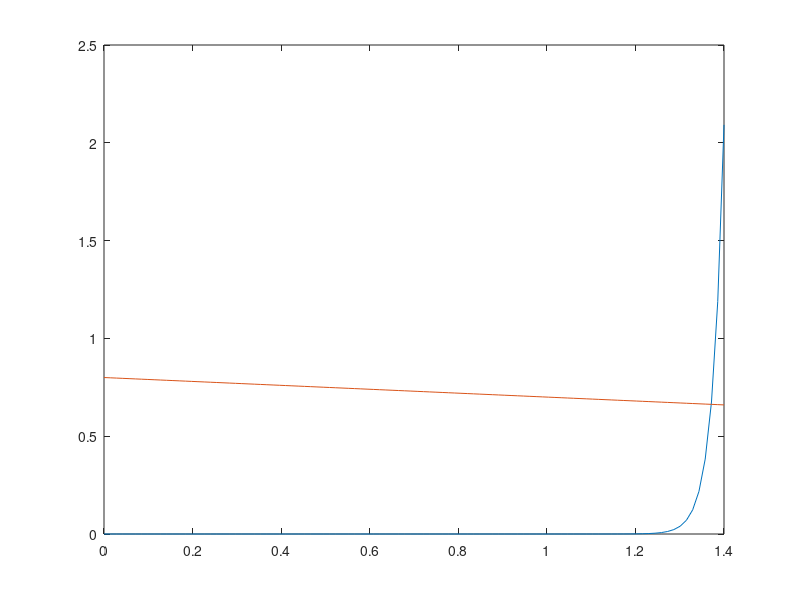

This figure's MATLAB source:
IS = 1e-24;
vt = 0.025;
VIN = 8;
R = 10;

iD1 = @(vd) IS*(exp(vd/vt) - 1);
iD2 = @(vd) (VIN - vd)/R;

vDs = linspace(0, 1.4);

plot(vDs, iD1(vDs))
hold on
plot(vDs, iD2(vDs))